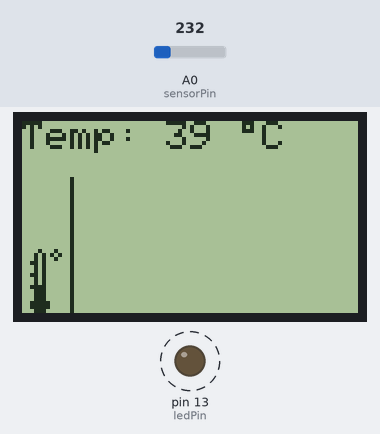
Simulated run of this sketch. Board: Arduino Uno, built with avr-gcc and run on an emulated ATmega328P. On the bench: 84×48 one-colour display, output pins drawn as LEDs (lit = HIGH). Dashed ring = blinking. The inputs (shaded band) are chosen by the test bench; at power-on: A0 (sensorPin) = 232.

Above: at 0.1 s.
At 9.8 s:
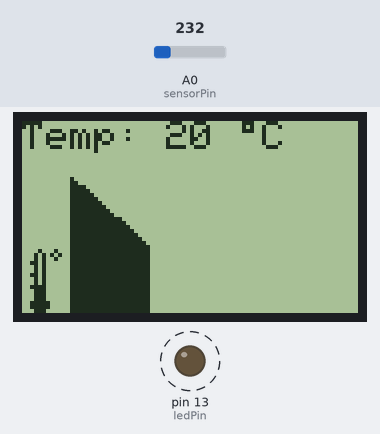
At 19.5 s:
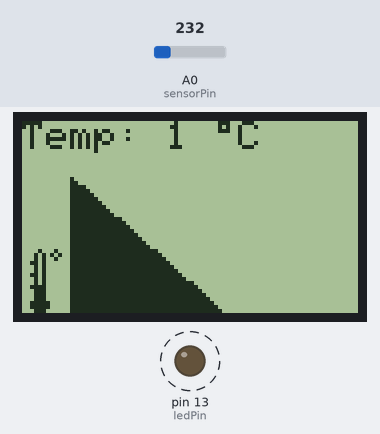
At 39.4 s:
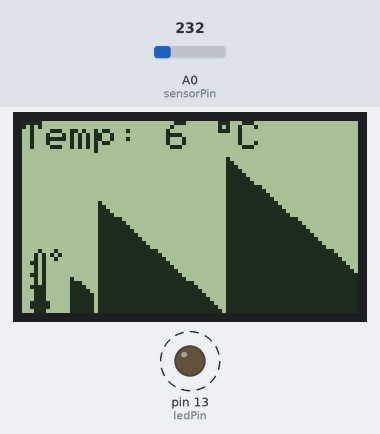
Timing chart, 0 to 40.0 s (numbered marks = the images above):
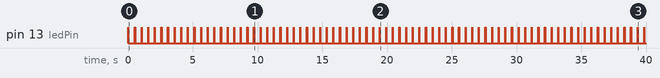

The sketch:

NokiaLCDThermometer.ino
```cpp
// (licence header left out)
#include <PCD8544.h>


static const byte sensorPin = 0;
static const byte ledPin = 13;

// The dimensions of the LCD (in pixels)...
static const byte LCD_WIDTH = 84;
static const byte LCD_HEIGHT = 48;

// The number of lines for the temperature chart...
static const byte CHART_HEIGHT = 5;

// A custom "degrees" symbol...
static const byte DEGREES_CHAR = 1;
static const byte degrees_glyph[] = { 0x00, 0x07, 0x05, 0x07, 0x00 };

// A bitmap graphic (10x2) of a thermometer...
static const byte THERMO_WIDTH = 10;
static const byte THERMO_HEIGHT = 2;
static const byte thermometer[] = { 0x00, 0x00, 0x48, 0xfe, 0x01, 0xfe, 0x00, 0x02, 0x05, 0x02,
                                    0x00, 0x00, 0x62, 0xff, 0xfe, 0xff, 0x60, 0x00, 0x00, 0x00};
int c =40;
static PCD8544 lcd;


void setup() {
  lcd.begin(LCD_WIDTH, LCD_HEIGHT);

  // Register the custom symbol...
  lcd.createChar(DEGREES_CHAR, degrees_glyph);

  pinMode(ledPin, OUTPUT);

  // The internal 1.1V reference provides for better
  // resolution from the LM35, and is also more stable
  // when powered from either a battery or USB...
  analogReference(INTERNAL);
}


void loop() {
  // Start beyond the edge of the screen...
  static byte xChart = LCD_WIDTH;
  if ( c == 1)
    c= 45;
  c = c-1;
  digitalWrite(ledPin, HIGH);

  // Read the temperature (in celsius)...
  float temp = (1.1 * analogRead(sensorPin) * 100.0) / 1024.0;

  // Print the temperature (using the custom "degrees" symbol)...
  lcd.setCursor(0, 0);
  lcd.print("Temp: ");
  lcd.print(c, 1);
  lcd.print(" \001C ");

  // Draw the thermometer bitmap at the bottom left corner...
  lcd.setCursor(0, LCD_HEIGHT/8 - THERMO_HEIGHT);
  lcd.drawBitmap(thermometer, THERMO_WIDTH, THERMO_HEIGHT);

  // Wrap the chart's current position...
  if (xChart >= LCD_WIDTH) {
    xChart = THERMO_WIDTH + 2;
  }

  // Update the temperature chart...
  lcd.setCursor(xChart, 1);
  lcd.drawColumn(CHART_HEIGHT, map(c, 0, 45, 0, CHART_HEIGHT*8));  // ...clipped to the 0-45C range.
  lcd.drawColumn(CHART_HEIGHT, 0);         // ...with a clear marker to see the current chart position.

  xChart++;

  digitalWrite(ledPin, LOW);
  delay(500);
}


/* EOF - Thermometer.ino  */
```

Measured:
- by itself, pin 13 (ledPin): alternates HIGH for 0.01 s and LOW for 0.50 s
- what the display in image 1 shows lasts 0.6 s, from 9.7 s to 10.3 s
